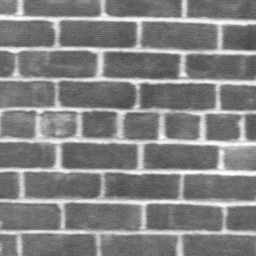
%> input picture in_img/Imatges_contorns/d95.bmp, 256 x 256 px
$ octave ex3.m   (GNU Octave 9; MATLAB toolbox functions it lacks are replaced by stand-ins)
%> lines starting %> are read from the running program, lines starting %| are printed output that depends on the picture
d95 = imread('../in_img/Imatges_contorns/d95.bmp');
%> d95 is the input picture: size 256x256 uint8; min 68, max 255, mean 129.6

% 3.1 3x3 filter
d95_mean_3 = mean_filter(d95, 3);
detect_edges(d95_mean_3, '../out_img/ex3/d95_mean_3x3.bmp');

d95_gaussian_3 = gaussian_filter(d95, 3);
detect_edges(d95_gaussian_3, '../out_img/ex3/d95_gaussian_3x3.bmp');

% 3.2 7x7 and 11x11 filters
d95_mean_7 = mean_filter(d95, 7);
detect_edges(d95_mean_7, '../out_img/ex3/d95_mean_7x7.bmp');

d95_gaussian_7 = gaussian_filter(d95, 7);
detect_edges(d95_gaussian_7, '../out_img/ex3/d95_gaussian_7x7.bmp');


d95_mean_11 = mean_filter(d95, 11);
detect_edges(d95_mean_11, '../out_img/ex3/d95_mean_11x11.bmp');

d95_gaussian_11 = gaussian_filter(d95, 11);
detect_edges(d95_gaussian_11, '../out_img/ex3/d95_gaussian_11x11.bmp');

function dst = detect_edges(src, dst_path)
%> called with dst_path = '../out_img/ex3/d95_mean_3x3.bmp'
    if numel(size(src))>=3
        X = sprintf('Img is RGB');
        disp(X);
        src = rgb2gray(src);
    end

    x_kernel = [-1 0 1; -2 0 2; -1 0 1];
    y_kernel = [-1 -2 -1; 0 0 0; 1 2 1];

    x_gradient = conv2(src, x_kernel);
    y_gradient = conv2(src, y_kernel);

    dst = abs(x_gradient) + abs(y_gradient);
%> dst: size 258x258 double
    imwrite(dst, dst_path);
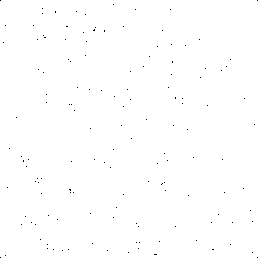
%> saved as d95_mean_3x3.bmp: size 258x258 uint8; 99.8% white; black in thin lines or dots
end

function dst = mean_filter(src, size)
    dst = medfilt2(src, [size, size]);
    %figure, imshow(dst);
    %title(size)
end

function dst = gaussian_filter(src, window_size)
%> called with window_size = 3
    dst = imgaussfilt(src, "FilterSize", window_size);
%> dst: size 256x256 uint8
%> call 3 of detect_edges, with dst_path = '../out_img/ex3/d95_mean_7x7.bmp'
%> in detect_edges (call 3), `imwrite(dst, dst_path);`:
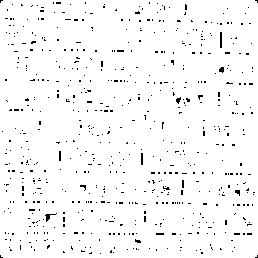
%> saved as d95_mean_7x7.bmp: size 258x258 uint8; 97% white; black in thin lines or dots
%> call 3 of mean_filter, with size = 11
%> in mean_filter (call 3), `dst = medfilt2(src, [size, size]);`:
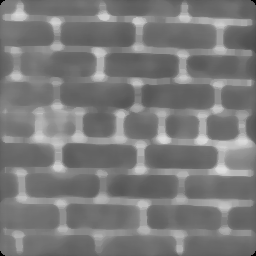
%> dst: size 256x256 uint8; min 0, max 224, mean 122.1
%> call 5 of detect_edges, with dst_path = '../out_img/ex3/d95_mean_11x11.bmp'
%> in detect_edges (call 5), `x_gradient = conv2(src, x_kernel);`:
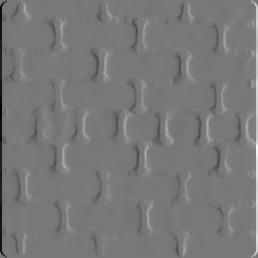
%> x_gradient: size 258x258 double; min -527, max 588, mean 0; drawn with min black and max white
%> in detect_edges (call 5), `y_gradient = conv2(src, y_kernel);`:
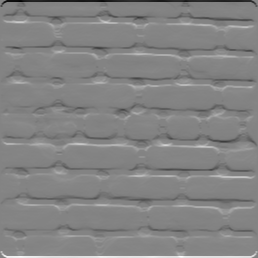
%> y_gradient: size 258x258 double; min -547, max 512, mean 0; drawn with min black and max white
%> in detect_edges (call 5), `dst = abs(x_gradient) + abs(y_gradient);`:
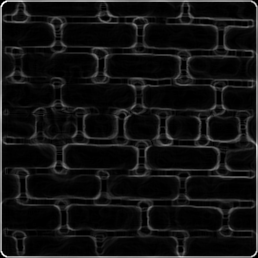
%> dst: size 258x258 double; min 0, max 734, mean 53.7; drawn with min black and max white
%> in detect_edges (call 5), `imwrite(dst, dst_path);`:
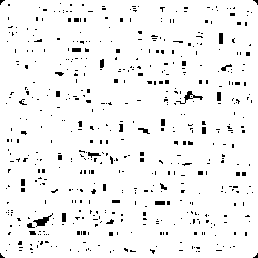
%> saved as d95_mean_11x11.bmp: size 258x258 uint8; 95.4% white; black in thin lines or dots
    %figure, imshow(dst);
    %title(window_size)
end
